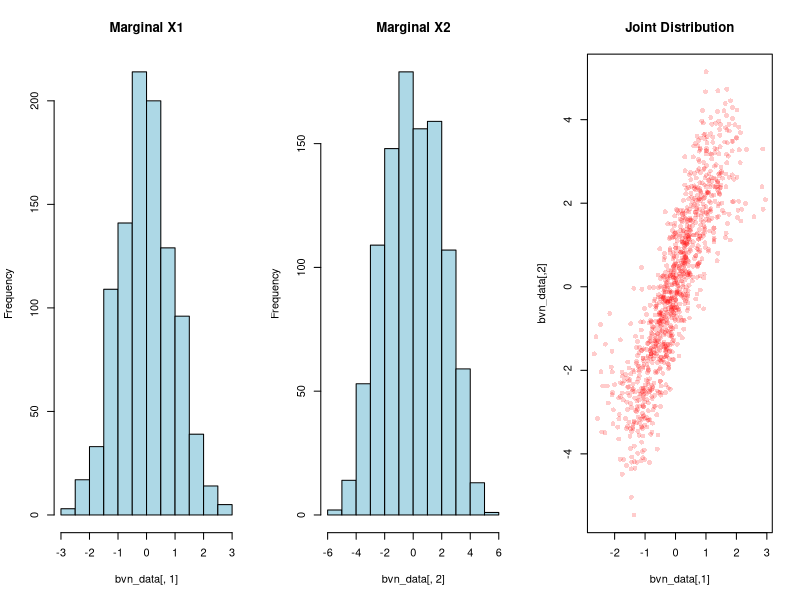

Reproduce this figure in R.
## ---- chunk 1
# Load necessary library
library(MASS)

# Set seed for reproducibility
set.seed(123)

# Generate bivariate normal data
bvn_data <- mvrnorm(n = 1000, 
                    mu = c(0, 0), 
                    Sigma = matrix(c(1, 0.5, 0.5, 1), nrow = 2))

# Modify the joint distribution: apply a nonlinear transformation
bvn_data[, 2] <- bvn_data[, 2] + 2 * sin(bvn_data[, 1]) 

# The marginal distribution remains normal
par(mfrow = c(1, 3))
hist(bvn_data[, 1], main = "Marginal X1", col = "lightblue")
hist(bvn_data[, 2], main = "Marginal X2", col = "lightblue")

# But the joint distribution is not normal
plot(bvn_data, main = "Joint Distribution", pch = 16, col = rgb(1,0,0,.2))
